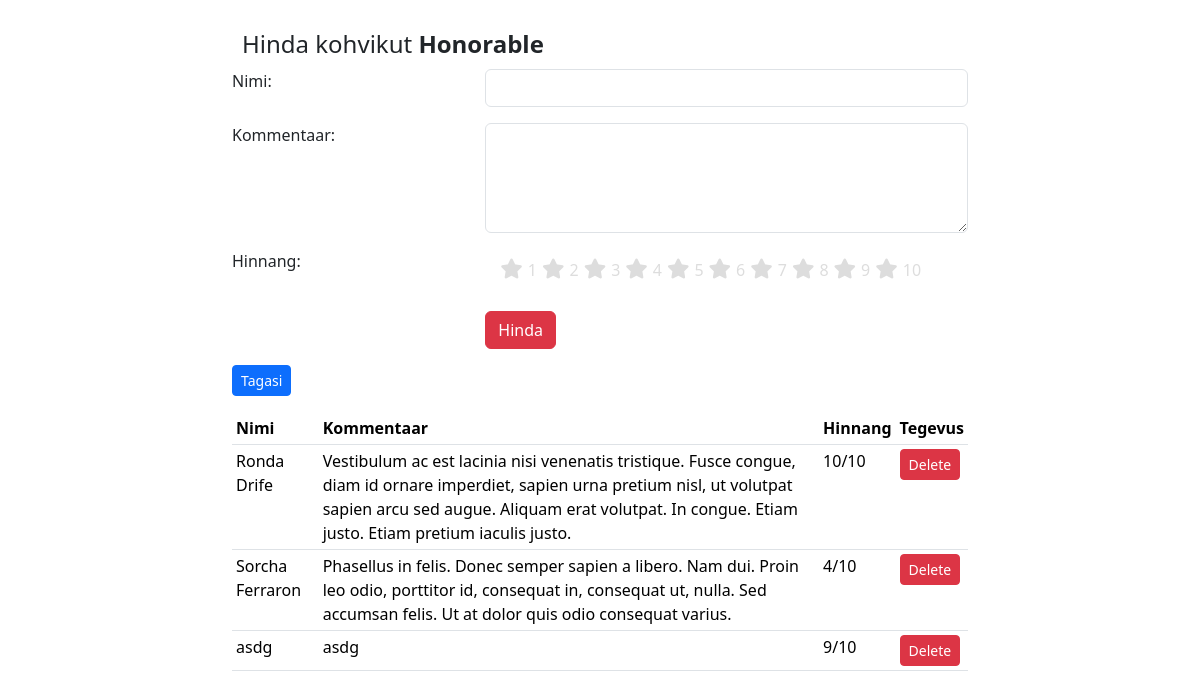
Page /kohvik.php?id=6 on the committed database.
### tables this page shows
CREATE TABLE `toidukohad` (
  `id` int(6) NOT NULL,
  `nimi` varchar(255) NOT NULL,
  `asukoht` varchar(255) NOT NULL,
  `keskmine_hinne` double NOT NULL,
  `hinnatud` int(6) NOT NULL
);

CREATE TABLE `hinnangud` (
  `id` int(6) NOT NULL,
  `nimi` varchar(255) NOT NULL,
  `kommentaar` varchar(255) NOT NULL,
  `hinnang` int(2) NOT NULL,
  `toidukohad_id` int(6) NOT NULL
);

### kohvik.php (the view, shortened to what this page needs)
<?php include('config.php'); ?>
<!doctype html>
<html lang="et">
<head>
    <link href="https://cdn.jsdelivr.net/npm/bootstrap@5.3.3/dist/css/bootstrap.min.css" rel="stylesheet">
    <link href="//netdna.bootstrapcdn.com/font-awesome/3.2.1/css/font-awesome.css" rel="stylesheet">
</head>
<body>
<div class="container">
    <div class="row">
        <div class="col-2"></div>
        <div class="col-8">
            <?php
            if (!empty($_GET["id"])) {
                $id = intval($_GET["id"]);
                $query = 'SELECT * FROM toidukohad WHERE id=' . $id;
                $result = mysqli_query($yhendus, $query);
                $cafe = mysqli_fetch_assoc($result);
            } else {
                echo '<div class="alert alert-danger" role="alert">Cafe ID is missing.</div>';
                exit();
            }
            ?>
            <h1>Hinda kohvikut <strong><?php echo htmlspecialchars($cafe['nimi']); ?></strong></h1>
            <form action="kohvik.php?id=<?php echo $id; ?>" method="post">
                <div class="row mb-3">
                    <div class="col-sm-4">Nimi:</div>
                    <div class="col-sm-8"><input required type="text" name="nimi" class="form-control"></div>
                </div>
                <div class="row mb-3">
                    <div class="col-sm-4">Kommentaar:</div>
                    <div class="col-sm-8"><textarea required name="kommentaar" rows="4" class="form-control"></textarea></div>
                </div>
                <div class="row mb-3">
                    <div class="col-sm-4">Hinnang:</div>
                    <div class="col-sm-8">
                        <div class="rating">
                            <?php for ($i = 10; $i >= 1; $i--) { ?>
                                <label for="star<?php echo $i; ?>" title="<?php echo $i; ?> stars"><?php echo $i; ?> </label>
                            <?php } ?>
                        </div>
                    </div>
                </div>
                <div class="row mb-3">
                    <div class="col-sm-4"></div>
                    <div class="col-sm-8"><input class="btn btn-danger" type="submit" value="Hinda"></div>
                </div>
            </form>
            <div class="row mb-3">
                <div class="col-sm-4"><a class="btn btn-primary btn-sm" href="index.php">Tagasi</a></div>
            </div>
            <table class="table table-sm">
                <thead>
                    <tr>
                        <th>Nimi</th>
                        <th>Kommentaar</th>
                        <th>Hinnang</th>
                        <th>Tegevus</th>
                    </tr>
                </thead>
                <tbody>
                    <?php
                    $query = 'SELECT * FROM hinnangud WHERE toidukohad_id=' . $id;
                    $result = mysqli_query($yhendus, $query);
                    while ($row = mysqli_fetch_assoc($result)) {
                        echo '<tr>';
                        echo '<td>' . htmlspecialchars($row['nimi']) . '</td>';
                        echo '<td>' . htmlspecialchars($row['kommentaar']) . '</td>';
                        echo '<td>' . intval($row['hinnang']) . '/10</td>';
                        echo '<td><a href="kohvik.php?del=' . intval($row['id']) . '&id=' . $id . '" class="btn btn-danger btn-sm">Delete</a></td>';
                        echo '</tr>';
                    }
                    ?>
                </tbody>
            </table>
        </div>
        <div class="col-2"></div

### kohvik.php (style rules this page uses)
* { margin: 0; padding: 0; }
.rating { float: left; height: 46px; padding: 0 10px; }
fieldset, label { margin: 0; padding: 0; }
body { margin: 20px; }
h1 { font-size: 1.5em; margin: 10px; }
.rating { border: none; float: left; }
.rating > label:before { margin: 5px; font-size: 1.25em; font-family: FontAwesome; display: inline-block; content: "\f005"; }
.rating > label { color: #ddd; float: right; }

### rows in the picture
toidukohad: nimi "Honorable"
hinnangud: nimi "Ronda Drife", kommentaar "Vestibulum ac est lacinia nisi venenatis tristique. Fusce congue, diam id ornare imperdiet, sapien urna pretium nisl, ut volutpat sapien arcu sed augue. Aliquam erat volutpat. In congue. Etiam justo. Etiam pretium iaculis justo.", hinnang "10"
hinnangud: nimi "Sorcha Ferraron", kommentaar "Phasellus in felis. Donec semper sapien a libero. Nam dui. Proin leo odio, porttitor id, consequat in, consequat ut, nulla. Sed accumsan felis. Ut at dolor quis odio consequat varius.", hinnang "4"
hinnangud: nimi "asdg", kommentaar "asdg", hinnang "9"
